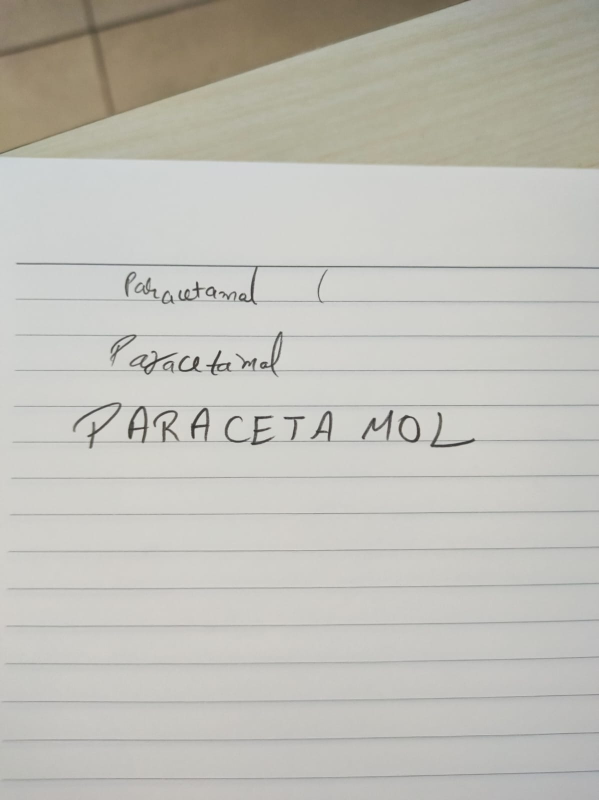
#> input picture data/uploads/img.jpg, 1197 x 1600 px, found by its file name (shown at 1/2 size)
$ python test.py
#> lines starting #> are read from the running program, lines starting #| are printed output that depends on the picture; after the words box and inside, x2 and y2 are one past the last pixel; in counts of white or black regions, pixels touching at a corner belong together
import google.generativeai as genai
import cv2
import numpy as np
from PIL import Image
import io
import re

# 🔹 Replace with your actual Gemini API Key
API_KEY = "AIzaSyDRQJYsHRpRzTTMmGiCMBLE4FK1M9qibJg"

# Configure Gemini API
genai.configure(api_key=API_KEY)

def preprocess_image(image_path):
    """ Preprocess image: Crop text, denoise, resize for better OCR. """
#> called with image_path = 'img.jpg'
    img = cv2.imread(image_path)
#> img is the input picture: shape (1600, 1197, 3); mean B, G, R 183.8, 190.9, 192.2

    # Convert to grayscale
    gray = cv2.cvtColor(img, cv2.COLOR_BGR2GRAY)
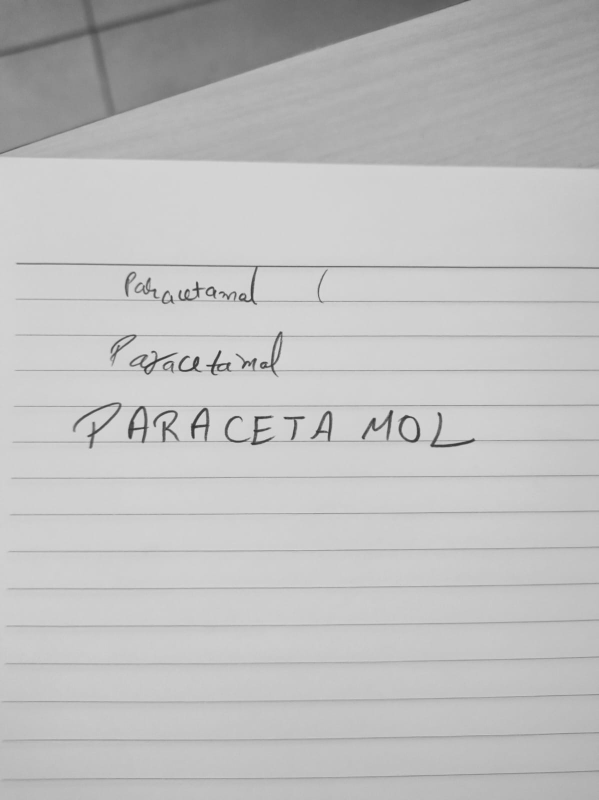
#> gray: shape (1600, 1197) (shown at 1/2 size); min 45, max 226, mean 190.6

    # Apply Gaussian blur to remove noise
    blurred = cv2.GaussianBlur(gray, (5, 5), 0)

    # Apply edge detection to find text regions
    edges = cv2.Canny(blurred, 50, 150)
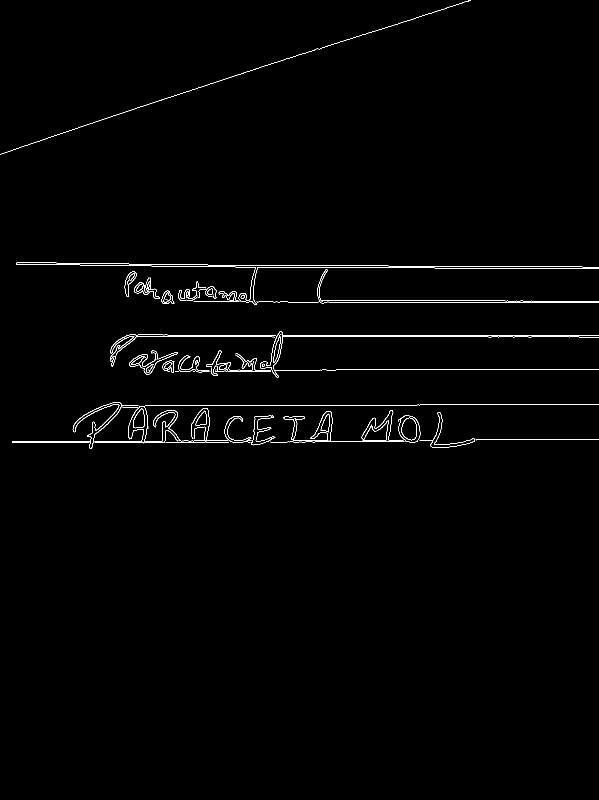
#> edges: shape (1600, 1197) (shown at 1/2 size); 0.92% white in thin lines or dots, all inside (x1, y1, x2, y2) = (0, 1, 1197, 897)

    # Find contours (text bounding areas)
    contours, _ = cv2.findContours(edges, cv2.RETR_EXTERNAL, cv2.CHAIN_APPROX_SIMPLE)
#> contours = 54 contours, 23 with area under 20; largest, box (x1, y1, x2, y2) and area: (796, 830, 841, 886) 1842, (189, 812, 458, 887) 1778, (24, 804, 277, 897) 1328, (259, 701, 356, 750) 1248, (861, 824, 951, 895) 901

    # Get the largest bounding box (likely text area)
    x, y, w, h = cv2.boundingRect(np.vstack(contours))
#> x = 0; y = 1; w = 1197; h = 896

    # Expand bounding box with padding
    padding = 20
    x, y, w, h = max(0, x - padding), max(0, y - padding), w + 2 * padding, h + 2 * padding
#> y = 0; w = 1237; h = 936

    # Crop the image to focus on text
    cropped = gray[y:y+h, x:x+w]
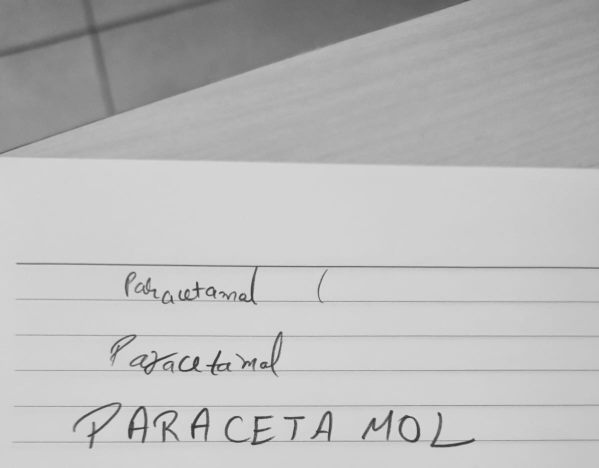
#> cropped: shape (936, 1197) (shown at 1/2 size); min 45, max 226, mean 185.8

    # Resize image for better OCR accuracy
    resized = cv2.resize(cropped, (640, 480), interpolation=cv2.INTER_CUBIC)
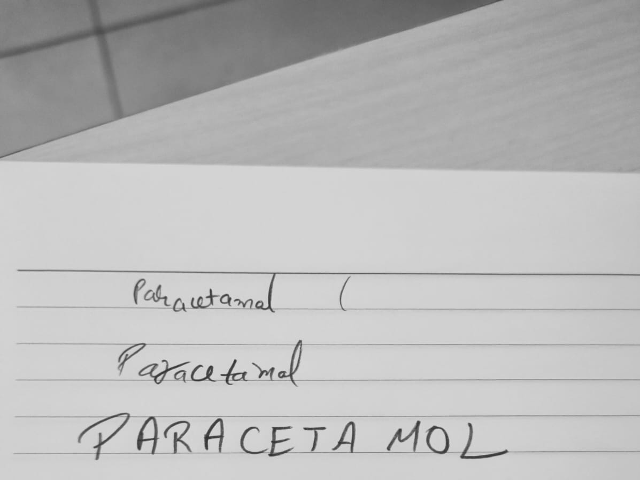
#> resized: shape (480, 640); min 46, max 226, mean 185.8

    return resized

def extract_text_gemini(image_path):
    """ Convert preprocessed image to bytes and send to Gemini for OCR """

    # Preprocess the image (returns a NumPy array)
    processed_img = preprocess_image(image_path)

    # Convert to PIL Image (for compatibility)
    pil_image = Image.fromarray(processed_img)

    # Convert PIL Image to byte stream (Gemini requires bytes)
    img_byte_array = io.BytesIO()
    pil_image.save(img_byte_array, format="PNG")  # ✅ Convert image to PNG format
    img_bytes = img_byte_array.getvalue()

    # Load Gemini model
    model = genai.GenerativeModel("gemini-1.5-flash")

    # ✅ Send image as a blob (correct format)
    response = model.generate_content(
        [
            {"mime_type": "image/png", "data": img_bytes},  # ✅ Correct blob format
            "Extract only the words exactly as they appear in this image, without adding any extra text or explanations."
        ]
    )

    return response.text if response else "No text extracted."

# Example Usage
image_path = "img.jpg"  # Change to your image path
text = extract_text_gemini(image_path)

#> (the run stopped early here; a loop or call above may not have finished)
